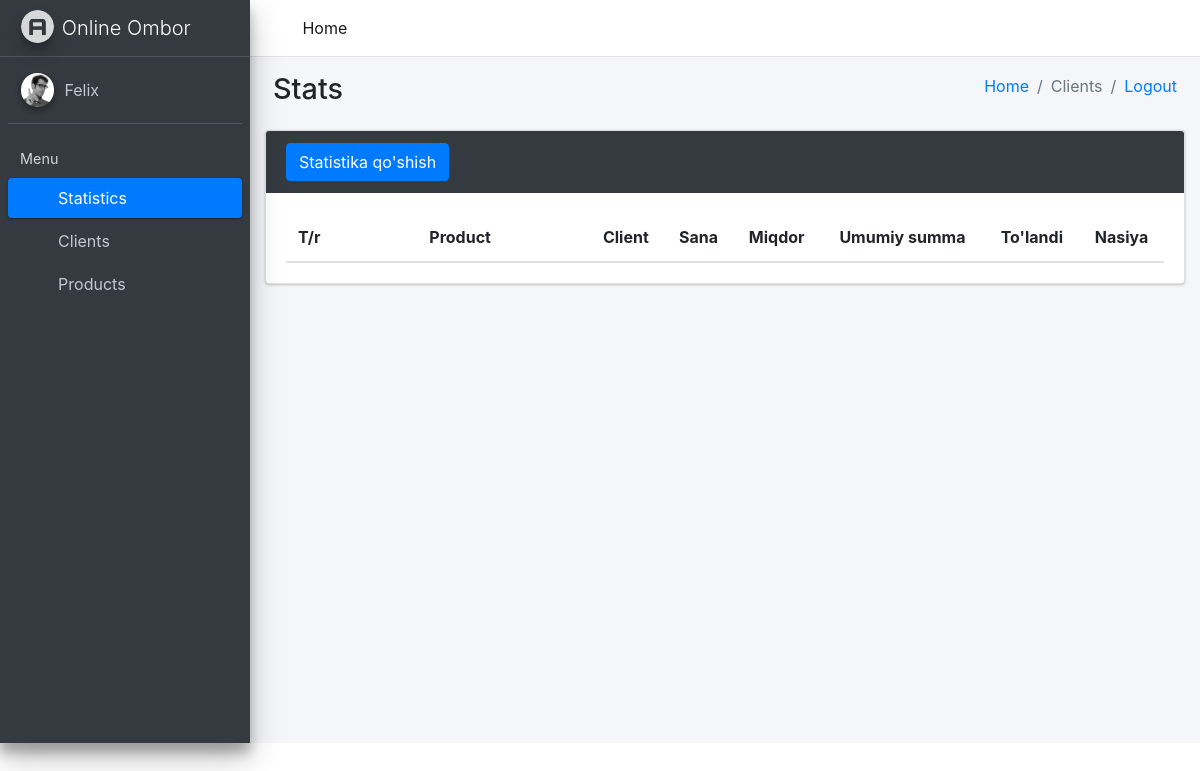
/bolimlar/stats/ (signed in), run on an earlier commit of the app's database.
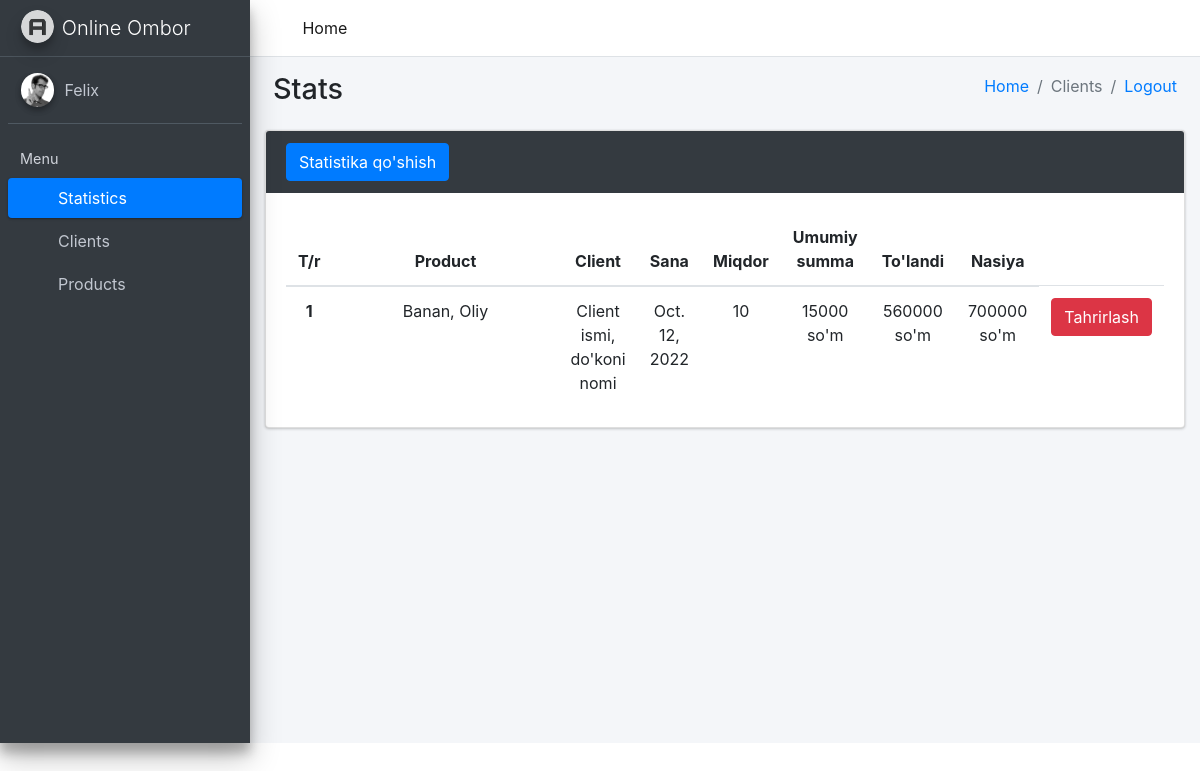
And on a later commit of the database.
### asosiyapp/models.py (models this page shows, shortened)
class Mahsulot(models.Model):
    nom = models.CharField(max_length=50)
    narx = models.PositiveIntegerField()
    miqdor = models.PositiveIntegerField()
    brend = models.CharField(max_length=50)
    kelgan_sana = models.DateField(auto_now_add=True)
    olchov = models.CharField(max_length=255)
    sotuvchi = models.ForeignKey(Sotuvchi, on_delete=models.SET_NULL, null=True)

### asosiyapp/views.py (the view)
# urls.py: path('stats/', StatsView.as_view(), name='stats'),
class StatsView(View):
    def get(self, request):
        std ={
            'statuslar':Mahsulot.objects.filter(sotuvchi__user=request.user)
        }
        return render(request, 'stats.html', std)

### templates/stats.html (shortened to what the changed rows need)
<!DOCTYPE html>
<html lang="en">
<head>
    {% load static %}
  <link rel="stylesheet" href="{% static 'plugins/fontawesome-free/css/all.min.css' %}">
  <link rel="stylesheet" href="{% static 'https://code.ionicframework.com/ionicons/2.0.1/css/ionicons.min.css' %}">
  <link rel="stylesheet" href="{% static 'dist/css/adminlte.min.css' %}">
  <link rel="stylesheet" href="{% static 'https://maxcdn.bootstrapcdn.com/bootstrap/4.5.2/css/bootstrap.min.css' %}">
</head>
<body class="hold-transition sidebar-mini">
<div class="wrapper">
  <div class="content-wrapper">
    <div class="content-header">
      <div class="container-fluid">
        <div class="row mb-2">
          <div class="col-sm-6">
            <h1 class="m-0">Stats</h1>
          </div>
        </div>
      </div>
    </div>
    <div class="col-md-12">
        <div class="card card-dark">
            <div class="card-body">
                <table class="table" style="text-align: center;">
                    <thead>
                        <tr>
                            <th scope="col" style="width: 15px">T/r</th>
                            <th scope="col" style="width: 255px; text-align: center;">Product</th>
                            <th scope="col" style="text-align: center;">Client</th>
                            <th scope="col" style="text-align: center;">Sana</th>
                            <th scope="col" style="text-align: center;">Miqdor</th>
                            <th scope="col" style="text-align: center;">Umumiy summa</th>
                            <th scope="col" style="text-align: center;">To'landi</th>
                            <th scope="col" style="text-align: center;">Nasiya</th>
                        </tr>
                    </thead>
                    <tbody>
                    {% for status in statuslar %}
                        <tr>
                            <th scope="row">{{forloop.counter}}</th>
                            <td>{{status.nom}}, {{status.brend}}</td>
                            <td>Client ismi, do'koni nomi</td>
                            <td>{{status.kelgan_sana}}</td>
                            <td>{{status.miqdor}}</td>
                            <td>{{status.narx}} so'm</td>
                            <td>560000 so'm</td>
                            <td>700000 so'm</td>
                            <td><a href="#"><button type="submit" class="btn btn-danger" data-toggle="modal">Tahrirlash</button></a></td>
                        </tr>
                    {% endfor %}
                    </tbody>
                </table>
            </div>
        </div>
    </div>
</body>
</html>

What changed in the data, as far as the page shows it:
added Mahsulot: nom "Banan", brend "Oliy", kelgan_sana "Oct. 12, 2022", miqdor "10", narx "15000"
